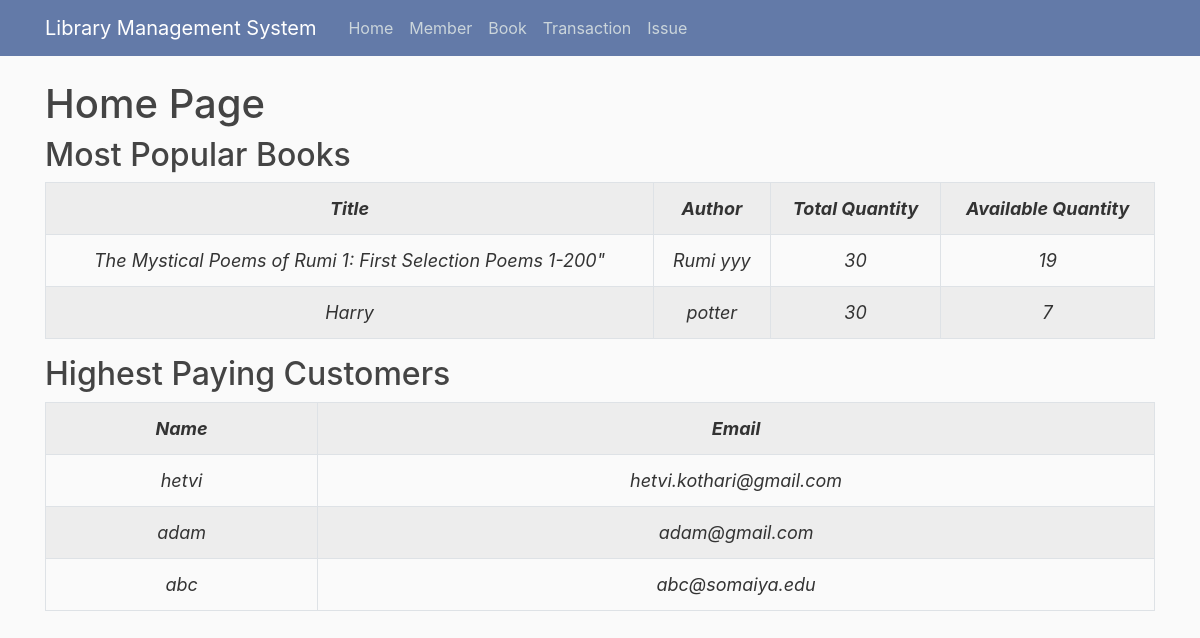
Page /home on the earlier database version.
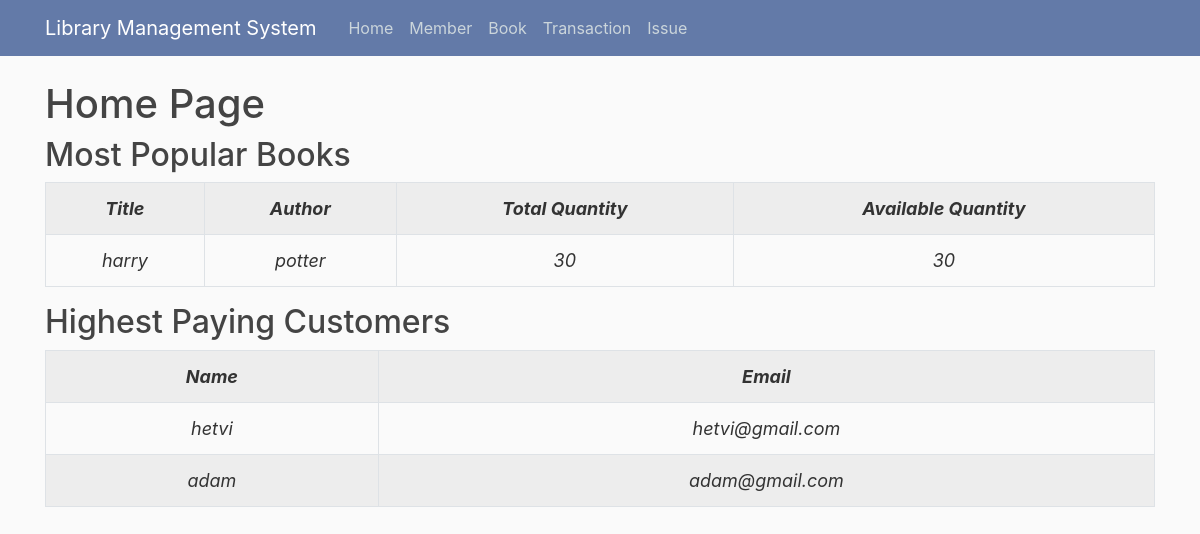
Same page on the later database version.
### library/models.py (models this page shows, shortened)
class Book(db.Model):
    id = db.Column(db.Integer, primary_key=True)
    title = db.Column(db.String, nullable=False)
    authors = db.Column(db.String, nullable=False)
    average_rating = db.Column(db.Float, nullable=False)
    isbn = db.Column(db.Integer, nullable=False)
    isbn13 = db.Column(db.Integer, nullable=False)
    language_code = db.Column(db.String(300), nullable=False)
    num_pages = db.Column(db.Integer, nullable=False)
    ratings_count = db.Column(db.Integer, nullable=False)
    text_reviews_count = db.Column(db.Integer, nullable=False)
    publication_date = db.Column(db.Date, nullable=False)
    publisher = db.Column(db.String, nullable=False)
    total_quantity = db.Column(db.Integer, default=30)
    available_quantity = db.Column(db.Integer, default=30, nullable=True)
    total_issue = db.Column(db.Integer, default=10, nullable=True)
    transaction = db.relationship('Transaction', backref='book', lazy=True)
    def __repr__(self):
        return f"Post('{self.title}', '{self.authors}')"

class Member(db.Model):
    id = db.Column(db.Integer, primary_key=True)
    name = db.Column(db.String, nullable=False)
    email = db.Column(db.String, unique=True, nullable=False)
    debt = db.Column(db.Integer, default=0)
    total_fees = db.Column(db.Integer, default=0)
    transaction = db.relationship('Transaction', backref="member", lazy=True)
    def __repr__(self):
        return f"User('{self.name}')"

### library/routes.py (the view)
@app.route("/")
@app.route("/home")
def home():
    members = Member.query.order_by(Member.total_fees).all()
    members = members[:10]
    print(members)
    books = Book.query.order_by(Book.total_issue).all()
    books = books[:10]
    print(books)
    return render_template('home.html',members=members, books=books)

### library/templates/home.html
{% extends "layout.html" %}
{% block content %}
<h1> Home Page</h1>
<h2>Most Popular Books</h2>
<table class="table table-striped table-bordered table-responsive-lg">
    <tr>
        <th>Title</th>
        <th>Author</th>
        <th>Total Quantity</th>
        <th>Available Quantity</th>
    </tr>
    {% for book in books %}
    <tr>
        <td>{{ book.title }}</td>
        <td>{{ book.authors }}</td>
        <td>{{ book.total_quantity }}</td>
        <td>{{ book.available_quantity }}</td>
    </tr>
    {% endfor %}
</table>
<h2>Highest Paying Customers</h2>
<table class="table table-striped table-bordered table-responsive-lg">
    <tr>
        <th>Name</th>
        <th>Email</th>
    </tr>
    {% for member in members %}
    <tr>
        <td>{{ member.name }}</td>
        <td>{{ member.email }}</td>
    </tr>
    {% endfor %}
</table>
{% endblock %}

### library/templates/layout.html (shortened to what this page needs)
<!DOCTYPE html>
<html>
<head>
    <link rel="stylesheet" href="https://maxcdn.bootstrapcdn.com/bootstrap/4.0.0/css/bootstrap.min.css"
>
    <link rel="stylesheet" type="text/css" href="{{ url_for('static', filename='main.css') }}">
</head>
<body>
    <header class="site-header">
        <nav class="navbar navbar-expand-md navbar-dark bg-steel fixed-top">
            <div class="container">
                <a class="navbar-brand mr-4" href="{{ url_for('home')}}">Library Management System</a>
                <div class="collapse navbar-collapse" id="navbarToggle">
                    <div class="navbar-nav mr-auto">
                        <a class="nav-item nav-link" href="{{ url_for('home') }}">Home</a>
                        <a class="nav-item nav-link" href="{{ url_for('view_member')}}">Member</a>
                        <a class="nav-item nav-link" href="{{ url_for('view_book')}}">Book</a>
                        <a class="nav-item nav-link" href="{{ url_for('view_transaction')}}">Transaction</a>
                        <a class="nav-item nav-link" href="{{ url_for('add_transaction')}}">Issue</a>
                    </div>
                </div>
            </div>
        </nav>
    </header>
    <main role="main" class="container">
        <div class="row">
            <div class="col-md-12">
                {% block content %}{% endblock %}
            </div>
        </div>
    </main>
</body>
</html>

### library/static/main.css (style rules this page uses)
body { background: #fafafa; color: #333333; margin-top: 5rem; overflow: scroll; }
h1, h2, h3, h4, h5, h6 { color: #444444; }
.bg-steel { background-color: #637aa8; }
.site-header .navbar-nav .nav-link { color: #cbd5db; }
table, th, td { border: 51px solid black; border-collapse: collapse; text-align: center; font-weight: 400; font-size: large; font-style: italic; font-family: -apple-system, BlinkMacSystemFont, 'Segoe UI', Roboto, Oxygen, Ubuntu, Cantarell, 'Open Sans', 'Helvetica Neue', sans-serif; }
th { font-weight: bold; }

Differences in the rows shown:
removed Book: title "The Mystical Poems of Rumi 1: First Selection Poems 1-200\"", authors "Rumi yyy", total_quantity "30", available_quantity "19"
removed Book: title "Harry", authors "potter", total_quantity "30", available_quantity "7"
removed Member: name "abc", email "abc@somaiya.edu"
added Book: title "harry", authors "potter", total_quantity "30", available_quantity "30"
changed Member "hetvi": email "hetvi.kothari@gmail.com" → "hetvi@gmail.com"
